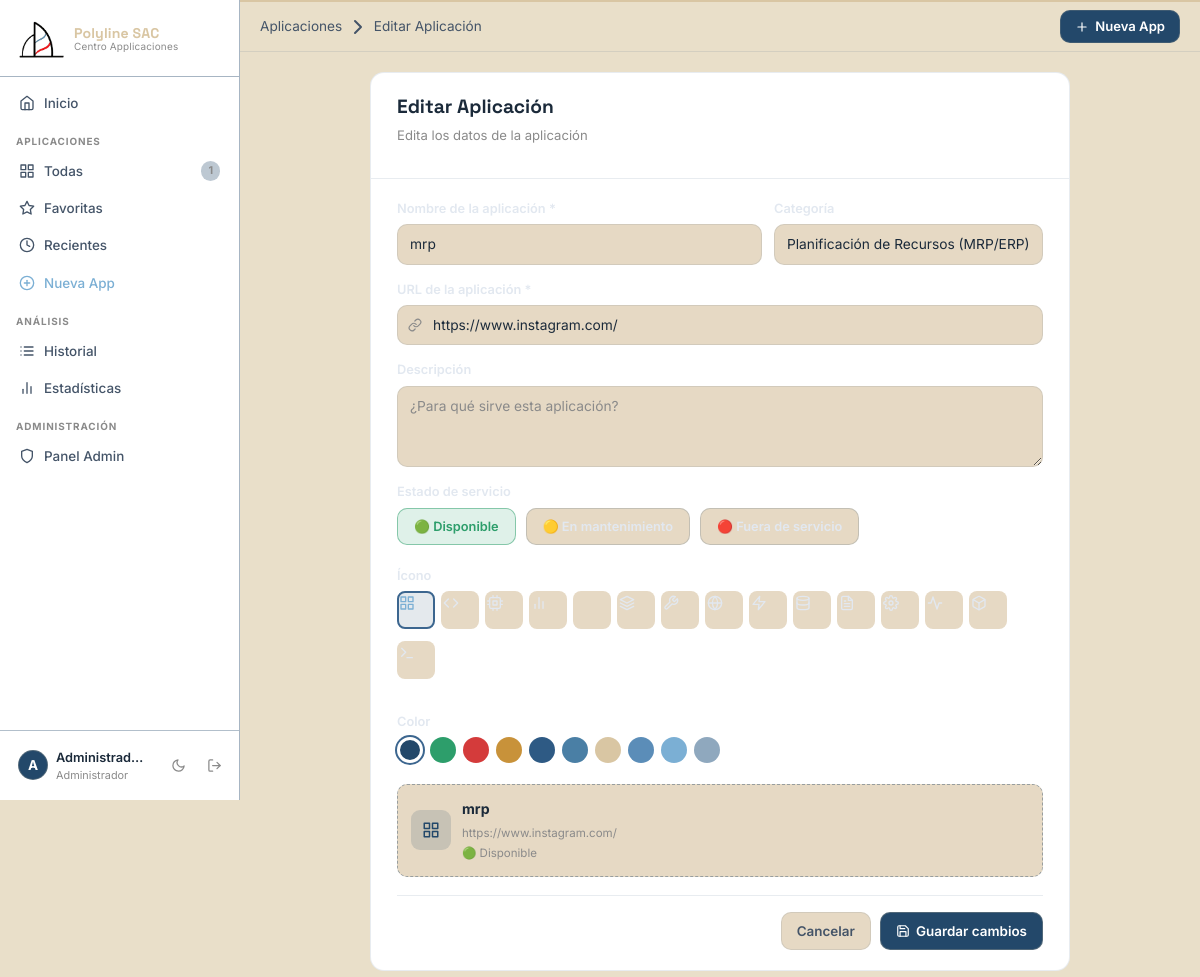
/apps/1/edit (signed in), run on the app's committed database.
### models/user.py (models this page shows, shortened)
class User(UserMixin, db.Model):
    __tablename__ = 'users'
    id            = db.Column(db.Integer, primary_key=True)
    nombre        = db.Column(db.String(100), nullable=False)
    correo        = db.Column(db.String(150), unique=True, nullable=False)
    password_hash = db.Column(db.String(256), nullable=False)
    foto          = db.Column(db.String(200), default='default_avatar.png')
    bio           = db.Column(db.String(300), default='')
    fecha_registro= db.Column(db.DateTime, default=datetime.utcnow)
    rol = db.Column(db.String(20), default='user', nullable=False)
    applications  = db.relationship('Application', backref='owner', lazy='dynamic', cascade='all, delete-orphan')
    history       = db.relationship('History', backref='user',  lazy='dynamic', cascade='all, delete-orphan')
    favorites = db.relationship(
    "Favorite",
    back_populates="user",
    cascade="all, delete-orphan",
    lazy="dynamic"
)
    @property
    def is_admin(self):
        return self.rol == 'admin'
    last_login = db.Column(db.DateTime)

### models/application.py (models this page shows, shortened)
class Application(db.Model):
    __tablename__ = 'applications'
    id             = db.Column(db.Integer, primary_key=True)
    user_id        = db.Column(db.Integer, db.ForeignKey('users.id'), nullable=False)
    nombre         = db.Column(db.String(150), nullable=False)
    url            = db.Column(db.String(500), nullable=False)
    descripcion    = db.Column(db.Text, default='')
    categoria      = db.Column(db.String(100), default='Otros')
    icono          = db.Column(db.String(50), default='grid')
    color          = db.Column(db.String(20), default='#23486A')
    fecha_creacion = db.Column(db.DateTime, default=datetime.utcnow)
    estado         = db.Column(db.String(20), default='disponible', nullable=False)
    history = db.relationship('History', backref='application',
                              lazy='dynamic', cascade='all, delete-orphan')
    favorites = db.relationship(
    "Favorite",
    back_populates="application",
    cascade="all, delete-orphan",
    lazy="dynamic"
)

### routes/apps.py (the view, shortened to what this page needs)
@apps_bp.route('/apps/<int:app_id>/edit', methods=['GET', 'POST'])
@login_required
def edit_app(app_id):
    app = _get_owned_app_or_404(app_id)
    return render_template('apps/form.html', app=app, categorias=CATEGORIAS,
                           iconos=ICONOS, colores=COLORES, estados=ESTADOS,
                           titulo='Editar Aplicación')

### templates/apps/form.html (shortened to what this page needs)
{% extends 'base.html' %}
{% block breadcrumb %}
<a href="{{ url_for('apps.list_apps') }}">Aplicaciones</a>
<i data-feather="chevron-right"></i>
<span>{{ titulo }}</span>
{% endblock %}
{% block content %}
<div class="form-page">
    <div class="form-card">
        <div class="form-card-header">
            <h1>{{ titulo }}</h1>
            <p>{{ 'Edita los datos de la aplicación' if app else 'Registra una nueva herramienta en el portal corporativo' }}</p>
        </div>
        <form method="POST" class="app-form">
            <div class="form-row">
                <div class="form-group flex-grow-1">
                    <label>Nombre de la aplicación *</label>
                    <input type="text" name="nombre" class="form-control"
                           placeholder="Ej: Sistema ERP" required
                           value="{{ app.nombre if app else '' }}">
                </div>
                <div class="form-group" style="min-width:180px">
                    <label>Categoría</label>
                    <select name="categoria" class="form-control">
                        {% for cat in categorias %}
                        <option value="{{ cat }}"
                            {% if app and app.categoria == cat %}selected{% endif %}>
                            {{ cat }}
                        </option>
                        {% endfor %}
                    </select>
                </div>
            </div>
            <div class="form-group">
                <label>URL de la aplicación *</label>
                <div class="input-icon">
                    <input type="text" name="url" class="form-control"
                           placeholder="https://app.ejemplo.com" required
                           value="{{ app.url if app else '' }}">
                </div>
            </div>
            <div class="form-group">
                <label>Descripción</label>
                <textarea name="descripcion" class="form-control" rows="3"
                          placeholder="¿Para qué sirve esta aplicación?">{{ app.descripcion if app else '' }}</textarea>
            </div>
            <div class="form-group">
                <label>Estado de servicio</label>
                <div class="estado-selector">
                    {% for valor, etiqueta in estados %}
                    <label class="estado-option {% if (app and app.estado == valor) or (not app and valor == 'disponible') %}selected{% endif %}"
                           data-valor="{{ valor }}">
                        <span>{{ etiqueta }}</span>
                    </label>
                    {% endfor %}
                </div>
            </div>
            <div class="form-row">
                <div class="form-group">
                    <label>Ícono</label>
                    <div class="icon-picker">
                        {% for icon in iconos %}
                        <label class="icon-option {% if (app and app.icono == icon) or (not app and icon == 'grid') %}selected{% endif %}">
                            <i data-feather="{{ icon }}"></i>
                        </label>
                        {% endfor %}
                    </div>
                </div>
                <div class="form-group">
                    <label>Color</label>
                    <div class="color-picker">
                        {% for color in colores %}
                        <label class="color-option {% if (app and app.color == color) or (not app and color == '#23486A') %}selected{% endif %}">
                            <span style="background: {{ color }}"></span>
                        </label>
                        {% endfor %}
                    </div>
                </div>
            </div>
            <div class="app-preview">
                <div class="preview-icon" id="previewIcon"
                     style="background:rgba(35,72,106,.25);color:#7BAFD4">
                </div>
                <div class="preview-info">
                    <span class="preview-name" id="previewName">
                        {{ app.nombre if app else 'Nombre de la app' }}
                    </span>
                    <span class="preview-url" id="previewUrl">
                        {{ app.url if app else 'https://...' }}
                    </span>
                    <span class="preview-estado" id="previewEstado">🟢 Disponible</span>
                </div>
            </div>
            <div class="form-actions">
                <a href="{{ url_for('apps.list_apps') }}" class="btn btn-ghost">Cancelar</a>
                <button type="submit" class="btn btn-accent">
                    <i data-feather="save"></i>
                    {{ 'Guardar cambios' if app else 'Crear aplicación' }}
                </button>
            </div>
        </form>
    </div>
</div>
{% endblock %}

### templates/base.html (shortened to what this page needs)
<!DOCTYPE html>
<html lang="es" data-theme="dark">
<head>
    <link href="https://cdn.jsdelivr.net/npm/bootstrap@5.3.0/dist/css/bootstrap.min.css" rel="stylesheet">
    <link rel="stylesheet" href="{{ url_for('static', filename='css/main.css') }}">
</head>
<body>
{% if current_user.is_authenticated %}
  <aside class="sidebar" id="sidebar">
    <div class="sb-brand">
      <div class="sb-logo-wrap">
        <div class="sb-logo">
          <img src="{{ url_for('static', filename='img/polyline logo.png') }}"
               alt="Polyline SAC">
        </div>
        <div class="sb-name-wrap">
          <span class="sb-name">Polyline SAC</span>
          <span class="sb-sub">Centro Applicaciones</span>
        </div>
      </div>
    </div>
    <nav class="sb-nav">
      <a href="{{ url_for('dashboard.index') }}"
         class="sb-link {% if request.endpoint == 'dashboard.index' %}is-active{% endif %}">
        <i data-feather="home"></i><span>Inicio</span>
      </a>
      <p class="sb-section">Aplicaciones</p>
      <a href="{{ url_for('apps.list_apps') }}"
         class="sb-link {% if request.endpoint == 'apps.list_apps' %}is-active{% endif %}">
        <i data-feather="grid"></i><span>Todas</span>
        <span class="sb-pill">{{ total_apps_global }}</span>
      </a>
      <a href="{{ url_for('apps.favorites') }}"
         class="sb-link {% if request.endpoint == 'apps.favorites' %}is-active{% endif %}">
        <i data-feather="star"></i><span>Favoritas</span>
      </a>
      <a href="{{ url_for('apps.recent') }}"
         class="sb-link {% if request.endpoint == 'apps.recent' %}is-active{% endif %}">
        <i data-feather="clock"></i><span>Recientes</span>
      </a>
      <a href="{{ url_for('apps.new_app') }}"
         class="sb-link sb-link--accent {% if request.endpoint == 'apps.new_app' %}is-active{% endif %}">
        <i data-feather="plus-circle"></i><span>Nueva App</span>
      </a>
      <p class="sb-section">Análisis</p>
      <a href="{{ url_for('stats.history') }}"
         class="sb-link {% if request.endpoint == 'stats.history' %}is-active{% endif %}">
        <i data-feather="list"></i><span>Historial</span>
      </a>
      <a href="{{ url_for('stats.stats') }}"
         class="sb-link {% if request.endpoint == 'stats.stats' %}is-active{% endif %}">
        <i data-feather="bar-chart-2"></i><span>Estadísticas</span>
      </a>
      {% if current_user.is_admin %}
      <p class="sb-section">Administración</p>
      <a href="{{ url_for('admin.dashboard') }}"
      class="sb-link {% if request.endpoint == 'admin.dashboard' %}is-active{% endif %}">
      <i data-feather="shield"></i>
      <span>Panel Admin</span>
    </a>
    {% endif %}
    </nav>
    <div class="sb-footer">
      <a href="{{ url_for('profile.profile') }}"
         class="sb-user {% if request.endpoint == 'profile.profile' %}is-active{% endif %}">
        <div class="sb-avatar">{{ current_user.nombre[0].upper() }}</div>
        <div class="sb-user-text">
          <span class="sb-user-name">{{ current_user.nombre }}</span>
          <span class="sb-user-role">{{ 'Administrador' if current_user.is_admin else 'Usuario' }}</span>
        </div>
      </a>
      <button class="sb-icon-btn" id="themeToggle" title="Cambiar tema">
        <i data-feather="moon" id="themeIcon"></i>
      </button>
      <a href="{{ url_for('auth.logout') }}" class="sb-icon-btn sb-logout" title="Cerrar sesión">
        <i data-feather="log-out"></i>
      </a>
    </div>
  </aside>
  <div class="main-wrap" id="mainWrap">
    <header class="topbar">
      <div class="topbar-crumb">{% block breadcrumb %}{% endblock %}</div>
      <div class="topbar-right">
        <a href="{{ url_for('apps.new_app') }}" class="btn-top-accent">
          <i data-feather="plus"></i> Nueva App
        </a>
      </div>
    </header>
    <div class="page-body">
      {% block content %}{% endblock %}
    </div>
  </div>
{% else %}
  <div class="auth-shell">
    {% block auth_content %}{% endblock %}
  </div>
{% endif %}
</body>
</html>

### templates/apps/form.html (style rules this page uses)
.estado-selector { display: flex; gap: 10px; flex-wrap: wrap; }
.estado-option { display: flex; align-items: center; gap: 7px; padding: 8px 16px; border-radius: var(--r); border: 1.5px solid var(--border2); background: var(--bg4); cursor: pointer; font-size: .84rem; font-weight: 500; color: var(--txt2); transition: all .15s; user-select: none; }
.estado-option[data-valor="disponible"].selected { background: rgba(45,158,107,.15); border-color: rgba(45,158,107,.5); color: #2D9E6B; }
.preview-estado { font-size: .72rem; color: var(--txt3); margin-top: 2px; display: block; }
.flex-grow-1 { flex: 1; }

### data on the page
User: nombre "A", nombre "Administrad…", rol "Administrador"
Application: nombre "mrp", categoria "Planificación de Recursos (MRP/ERP)", url "https://www.instagram.com/"

### other printed values
{{ total_apps_global }} "1"
{{ titulo }} "Editar Aplicación"
{{ etiqueta }} "🟢 Disponible" "🟡 En mantenimiento" "🔴 Fuera de servicio"
{{ 'Guardar cambios' if app else 'Crear aplicación' }} "Guardar cambios"
